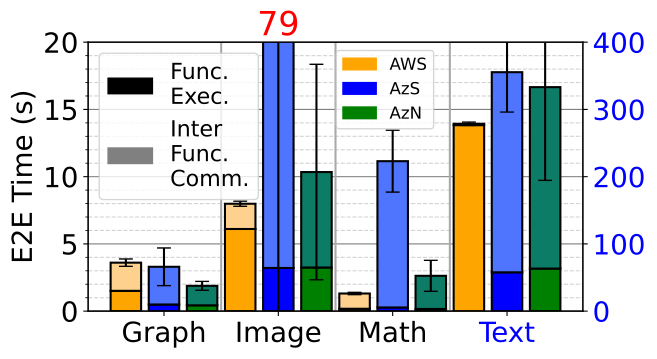

This chart was generated by the following Python code:
import matplotlib.pyplot as plt
import matplotlib.ticker as tck
import sys
import os
import json
from datetime import datetime
import shutil
import numpy as np
import networkx as nx
import pathlib
import pprint
import matplotlib.patches as mpatches

import argparse

import statistics

from typing import Any
from collections import defaultdict
from matplotlib.lines import lineStyles
from azure.storage.queue import QueueClient
from python.src.utils.classes.commons.logger import LoggerFactory
parser = argparse.ArgumentParser(
    prog="ProgramName",
    description="What the program does",
    epilog="Text at the bottom of help",
)
logger = LoggerFactory.get_logger(__file__, log_level="INFO")

ref = {
    'staticsmall1':1,
    'staticsmall2':4,
    'staticsmall3':16,
    'staticsmall4':64,
    'staticsmall5':240,
    'staticsmall6':1024,

}
god_list = []
func_exec = []
god_dict = {}
labels_dict = {}
class XFBenchPlotter: 
    '''
    These are base parameters for the plt globally applied in case you explictly don't set anything
    via fontdicts etc.
    These will be used by default - you can add your customizations via code to override this
    '''
    plt.rcParams['ytick.labelsize'] = 20
    plt.rcParams['xtick.labelsize'] = 20
    plt.rcParams['axes.titlesize'] = 20
    plt.rcParams['axes.labelsize'] = 20
    plt.rcParams['legend.fontsize'] = 20
  
    def __init__(self, workflow_directory: str, workflow_deployment_id: str, run_id: str, format: str):
        self.__workflow_directory = workflow_directory
        self.__workflow_deployment_id = workflow_deployment_id
        self.__run_id = run_id
        self.__xfaas_dag = self.__init_dag(pathlib.Path(self.__workflow_directory) / "dag.json")
        self.__format = format

        '''
        Constructed directories and paths
        '''
        self.__exp_directory = pathlib.Path(self.__workflow_directory) / self.__workflow_deployment_id / self.__run_id
        self.__artifacts_filepath = self.__exp_directory / "artifact.json"
        self.__logs_dir = self.__exp_directory / "logs"
        self.__plots_dir = self.__exp_directory / "plots"
        self.__plots_dir_upd = f"{self.__workflow_directory}/plots/overleaf"
        self.__plots_dir_upd2 = f"{self.__workflow_directory}/plots2/overleaf"

        # Create the logs and the plots directory
        if not os.path.exists(self.__logs_dir):
            os.makedirs(self.__logs_dir)

        if not os.path.exists(self.__plots_dir):
            os.makedirs(self.__plots_dir)

        if not os.path.exists(self.__plots_dir_upd):
            os.makedirs(self.__plots_dir_upd)
        
        if not os.path.exists(self.__plots_dir_upd2):
            os.makedirs(self.__plots_dir_upd2)

        '''
        Using provenance artifacts to construct the experiment configuration
        '''
        if not os.path.exists(self.__artifacts_filepath):
            raise FileNotFoundError(f"artifact.json Not Found under {self.__exp_directory}")
        
        '''
        Construct the experiment configuration from the artifacts
        '''
        with open(self.__artifacts_filepath, "r") as file:
            config = json.load(file)
        
        
        # TODO - create a function which generate the step_x and step_y from the exp_config
        self.__exp_conf = config.get("experiment_conf")
        self.__queue_name = config.get("queue_details").get("queue_name")
        self.__conn_str = config.get("queue_details").get("connection_string")
        
        '''
        Create an experiment description dictionary
        '''
        temp_conf = list(self.__exp_conf.values())[0]
        self.__exp_desc = dict(wf_name=temp_conf.get("wf_name"),
                               csp=temp_conf.get("csp"),
                               dynamism=temp_conf.get("dynamism"),
                               payload=temp_conf.get("payload_size"))
        

        self.__logfile = f"{self.__get_outfile_prefix()}_dyndb_items.jsonl"

        '''
        Get the data from the queue and push to the file
        NOTE - if you call this again and logfile exists then it won't pull from queue
        '''
        if not os.path.exists(self.__logs_dir / self.__logfile):
            self.__get_from_queue_add_to_file()

    def __get_timings_dict(self):
        logger.info("Getting timing distribution dictionary")
        logs = self.__get_provenance_logs()
        
        distribution_dict = dict(
            client_overheads=[],
            functions=defaultdict(list),
            edges=defaultdict(list),
            wf_invocation_id = []
        )

        for log in logs:
            wf_invocation_id = log["workflow_invocation_id"]
            distribution_dict["wf_invocation_id"].append(wf_invocation_id)
            distribution_dict["client_overheads"].append((int(log["invocation_start_time_ms"]) - int(log["client_request_time_ms"]))/1000)
            for u in [v for v in self.__xfaas_dag.nodes]:
                exec_time = (log["functions"][u]["end_delta"] - log["functions"][u]["start_delta"])/1000 # seconds
                distribution_dict["functions"][u].append(exec_time)
            for v1,v2 in [e for e in self.__xfaas_dag.edges]:
                edge_key = f"{v1}-{v2}"
                comm_time = (log["functions"][v2]["start_delta"] - log["functions"][v1]["end_delta"])/1000 # seconds
                distribution_dict["edges"][edge_key].append(comm_time)
        
        return distribution_dict

    

    def __get_outfile_prefix(self):
        
        prefix = f"{self.__exp_desc.get('wf_name')}_{self.__exp_desc.get('csp')}_{self.__exp_desc.get('dynamism')}_{self.__exp_desc.get('payload')}"
        
        return prefix


    def __create_dynamo_db_items(self):
        print("Creating DynamoDB items")
        dynamodb_item_list = []

        queue = QueueClient.from_connection_string(conn_str=self.__conn_str, queue_name=self.__queue_name)
        response = queue.receive_messages(visibility_timeout=3000)
        print('Reading Queue')
        for message in response:
            queue_item = json.loads(message.content)
            metadata = queue_item["metadata"]
            # print(metadata)
            
            # Filtering based on workflow deployment id during creation itself
            if metadata["deployment_id"].strip() == self.__workflow_deployment_id:
                dynamo_item = {}
                invocation_id = f"{metadata['workflow_instance_id']}-{metadata['session_id']}"
                dynamo_item["workflow_deployment_id"] = metadata["deployment_id"]
                dynamo_item["workflow_invocation_id"] = invocation_id
                dynamo_item["client_request_time_ms"] = str(
                    metadata["request_timestamp"]
                )
                dynamo_item["invocation_start_time_ms"] = str(
                    metadata["workflow_start_time"]
                )

                # add session id to dynamo db
                dynamo_item["session_id"] = str(metadata["session_id"])

                dynamo_item["functions"] = {}
                for item in metadata["functions"]:
                    for key in item.keys():
                        dynamo_item["functions"][key] = item[key]

                dynamodb_item_list.append(dynamo_item)

        return dynamodb_item_list
    
    def __get_from_queue_add_to_file(self):
        logger.info(f"Getting Items from Queue - {self.__queue_name}")
        sorted_dynamo_items = sorted(self.__create_dynamo_db_items(), key=lambda x: int(x["client_request_time_ms"]))
        with open(self.__logs_dir / self.__logfile, "w") as file:
            for dynamo_item in sorted_dynamo_items:
                dynamo_item_string = json.dumps(dynamo_item) + "\n"
                file.write(dynamo_item_string)


    def __get_cumm_time(self, function_times, edge_times, num_iters):
                           
            source = [n for n, d in self.__xfaas_dag.in_degree() if d == 0][0]
            sink = [n for n, d in self.__xfaas_dag.out_degree() if d == 0][0]
            paths = list(nx.all_simple_paths(self.__xfaas_dag, source, sink))
            
            ## cumm fn exec
            cumm_function_exec = []
            for i in range(num_iters):
                temp = []
                for path in paths:
                    tm = 0
                    for node in path:
                        tm += function_times[node][i]
                    temp.append((tm,path))
                a,b = max(temp)
                cumm_function_exec.append(a)
            

            ## cumm comm time
            cumm_comm_time = []
            for i in range(num_iters):
                temp = []
                for path in paths:
                    tm = 0
                    for j in range(0,len(path)-1):
                        tm += edge_times[f"{path[j]}-{path[j+1]}"][i]
                    temp.append((tm,path))
                a,b = max(temp)
                cumm_comm_time.append(a)
            
            ## e2e
            e2e_time = []
            for i in range(num_iters):
                temp = []
                for path in paths:
                    tm = 0
                    
                    for j in range(0,len(path)-1):
                        tm += edge_times[f"{path[j]}-{path[j+1]}"][i]
                        tm += function_times[path[j]][i]
                    tm += function_times[path[-1]][i]
                    temp.append((tm,path))
                a,b = max(temp)
                e2e_time.append(a)
                
            ss = dict()
            s2 = dict()
            s3 = dict()
            return cumm_function_exec,cumm_comm_time,e2e_time

    def __get__filtered_cumm_time(self, function_times, edge_times, num_iters,wf_invocation_ids,container_invocation_ids,include_continer):
                           
            source = [n for n, d in self.__xfaas_dag.in_degree() if d == 0][0]
            sink = [n for n, d in self.__xfaas_dag.out_degree() if d == 0][0]
            paths = list(nx.all_simple_paths(self.__xfaas_dag, source, sink))
            
            if include_continer == True:
            ## cumm fn exec
                cumm_function_exec = []
                for i in range(num_iters):
                    temp = []
                    for path in paths:
                        tm = 0
                        for node in path:
                            tm += function_times[node][i]
                        temp.append(tm)
                    if wf_invocation_ids[i] in container_invocation_ids:
                        cumm_function_exec.append(max(temp))
                

                ## cumm comm time
                cumm_comm_time = []
                for i in range(num_iters):
                    temp = []
                    for path in paths:
                        tm = 0
                        for j in range(0,len(path)-1):
                            tm += edge_times[f"{path[j]}-{path[j+1]}"][i]
                        temp.append(tm)
                    if wf_invocation_ids[i] in container_invocation_ids:
                        cumm_comm_time.append(max(temp))
                
                ## e2e
                e2e_time = []
                for i in range(num_iters):
                    temp = []
                    for path in paths:
                        tm = 0
                        
                        for j in range(0,len(path)-1):
                            tm += edge_times[f"{path[j]}-{path[j+1]}"][i]
                            tm += function_times[path[j]][i]
                        tm += function_times[path[-1]][i]
                        temp.append(tm)
                    if wf_invocation_ids[i] in container_invocation_ids:
                        e2e_time.append(max(temp))
            else:
                ## cumm fn exec
                cumm_function_exec = []
                for i in range(num_iters):
                    temp = []
                    for path in paths:
                        tm = 0
                        for node in path:
                            tm += function_times[node][i]
                        temp.append(tm)
                    if wf_invocation_ids[i] not in container_invocation_ids:
                        cumm_function_exec.append(max(temp))
                

                ## cumm comm time
                cumm_comm_time = []
                for i in range(num_iters):
                    temp = []
                    for path in paths:
                        tm = 0
                        for j in range(0,len(path)-1):
                            tm += edge_times[f"{path[j]}-{path[j+1]}"][i]
                        temp.append(tm)
                    if wf_invocation_ids[i] not in container_invocation_ids:
                        cumm_comm_time.append(max(temp))
                
                ## e2e
                e2e_time = []
                for i in range(num_iters):
                    temp = []
                    for path in paths:
                        tm = 0
                        
                        for j in range(0,len(path)-1):
                            tm += edge_times[f"{path[j]}-{path[j+1]}"][i]
                            tm += function_times[path[j]][i]
                        tm += function_times[path[-1]][i]
                        temp.append(tm)
                    if wf_invocation_ids[i] not in container_invocation_ids:
                        e2e_time.append(max(temp))



            return cumm_function_exec,cumm_comm_time,e2e_time
    def __get_provenance_logs(self):
        logger.info(f"Reading logfile {self.__logfile}")
        with open(self.__logs_dir / self.__logfile, "r") as file:
            loglines = [json.loads(line) for line in file.readlines()]
        return loglines
    

    def __get_azure_containers(self, log_items: list):
        # array for storing the workflow invocation ids
        wf_invocation_ids = set() # TODO - check with VK.
        god_dict = {}
        ans = []
        mins = []
        sorted_dynamo_items = log_items
        min_start_time  = sorted_dynamo_items[0]["invocation_start_time_ms"]
        print(len(log_items))
        # print(sorted_dynamo_items)
        function_map = set()
        for item in sorted_dynamo_items:
            functions = item['functions']
            workflow_start_time = item['invocation_start_time_ms']

            # New addition - 
            wf_invocation_id = item['workflow_invocation_id']

            for function in functions:
                if "cid"  in functions[function]:
                    cid = functions[function]['cid']
                    function_start_delta = functions[function]['start_delta']
                    function_start_time = int(workflow_start_time) + function_start_delta
                    if cid == '':
                        continue
                    if cid not in god_dict:
                        god_dict[cid] = []
                        
                        god_dict[cid].append((function_start_time,int(workflow_start_time), wf_invocation_id,function))
                    else:
                        god_dict[cid].append((function_start_time,int(workflow_start_time), wf_invocation_id,function))  
                    
                           

        
        functions = []
        print("God dict length: ", len(god_dict.keys()))
        for cid in god_dict:
            god_dict[cid].sort()
            ans.append(god_dict[cid][0])
            # mins.append((god_dict[cid][0][0]-int(min_start_time))/1000)
            mins.append((god_dict[cid][0][1]-int(min_start_time))/1000)
            wf_invocation_ids.add(god_dict[cid][0][2])
            functions.append(god_dict[cid][0][3]) 
        
        return sorted(mins), wf_invocation_ids

    def plot(self,csp):
        distribution_dict = self.__get_timings_dict()
        logs = self.__get_provenance_logs()
        container_wf_invocations_ids = []
        if csp == 'azure' or csp == 'azure_v2':
            _ , container_wf_invocations_ids = self.__get_azure_containers(log_items=sorted(logs, key=lambda k: int(k["invocation_start_time_ms"])))
        if csp == 'aws':
            pass
        cumm_compute_time, cumm_comms_time, cumm_e2e_time = self.__get__filtered_cumm_time(distribution_dict["functions"],
                                                                                distribution_dict["edges"],
                                                                                num_iters=len(self.__get_provenance_logs()),
                                                                                wf_invocation_ids= distribution_dict["wf_invocation_id"],
                                                                                container_invocation_ids= container_wf_invocations_ids,
                                                                                include_continer=False)
        
        if len(logs) == 9:
            print(cumm_comms_time)
        print(len(cumm_comms_time))
        god_list.append(cumm_comms_time)
        func_exec.append(cumm_compute_time)

        
    def __init_dag(self,user_config_path):
            __dag_config_data = dict() # dag configuration (picked up from user file)
            __nodeIDMap = {} # map: nodeName -> nodeId (used internally)
            __dag = nx.DiGraph() # networkx directed graph
            def __load_user_spec(user_config_path):
                with open(user_config_path, "r") as user_dag_spec:
                    dag_data = json.load(user_dag_spec)
                return dag_data
            # throw an exception if loading file has a problem
            try:
                __dag_config_data = __load_user_spec(user_config_path)
                __workflow_name = __dag_config_data["WorkflowName"]
            except Exception as e:
                raise e
        
            index = 1
            for node in __dag_config_data["Nodes"]:
                nodeID = node["NodeId"]
                # TODO - add a better way to add node codenames to the DAG
                __nodeIDMap[node["NodeName"]] = nodeID
                __dag.add_node(nodeID,
                                    NodeId=nodeID,
                                    NodeName=node["NodeName"], 
                                    Path=node["Path"],
                                    EntryPoint=node["EntryPoint"],
                                    MemoryInMB=node["MemoryInMB"],
                                    Codename=node["Code"])
                index += 1

            # add edges in the dag
            for edge in __dag_config_data["Edges"]:
                for key in edge:
                    for val in edge[key]:
                        __dag.add_edge(__nodeIDMap[key], __nodeIDMap[val])

           
            return __dag

def plot_metrics(user_wf_dir, wf_deployment_id, run_id,csp,payload_size):
    if (payload_size == 'large' and csp == 'aws') or (payload_size == 'large' and csp == 'azure_v2' and 'image' in wf):
        god_list.append([])
        print('hello')
        return
    format = 'pdf'
    plotter = XFBenchPlotter(user_wf_dir, wf_deployment_id, run_id,format)
    plotter.plot(csp)
    

if __name__ == "__main__":

    run_id = 'exp1'
    parser.add_argument("--wf-user-directory",dest='wf_user_directory',type=str,help="Workflow user directory")
    parser.add_argument("--dynamism",dest='dynamism',type=str,help="Dynamism")
    parser.add_argument("--wf",dest='wf',type=str,help="WF ")
    args = parser.parse_args()
    # wf_user_directory = args.wf_user_directory +'/workflow-gen'
    wf = args.wf


    PARENT_DIRECTORY_PATH = '<PARENT_DIRECTORY_PATH>'
    XFBench_DIR = '<XFBench_DIR>'
    deployments_filename = f'{XFBench_DIR}/serwo/custom_deployments.txt'
    
    labels = ['AWS Gr','AzS Gr','AzN Gr','AWS Im','AzS Im','AzN Im','AWS Ma','AzS Ma','AzN Ma']
    txt_labels = ['AWS Tx','AzS Tx','AzN Tx']
   


    data = []
    with open(deployments_filename,'r') as f:
        for line in f:
            data.append(line.strip().split(','))

    i = 0
    dirs = [f'{PARENT_DIRECTORY_PATH}/custom_workflows/graph_processing_wf',
            f'{PARENT_DIRECTORY_PATH}/custom_workflows/image_processing_wf',
            f'{PARENT_DIRECTORY_PATH}/custom_workflows/math_processing_wf',
            f'{PARENT_DIRECTORY_PATH}/custom_workflows/text_analytics_wf']
    for d in data:
        dir_index = i//3
        wf_deployment_id = d[0]
        wf_dir = dirs[dir_index]
        if i%3==0:
            wf_dir += '_aws'

        csp = d[1]
        region = d[2]
        max_rps = d[3]
        duration = d[4]
        payload_size = d[5]
        dynamism = d[6]
        plot_metrics(wf_dir+'/workflow-gen',wf_deployment_id,run_id,csp,payload_size)
        i+=1


colors = ['orange','blue','green','orange','blue','green','orange','blue','green']
txt_colors = ['orange','blue','green']
clrs2 = ['#FFD18E','#4F75FF','#0D7C66','#FFD18E','#4F75FF','#0D7C66','#FFD18E','#4F75FF','#0D7C66']
txt_clrs2 = ['#FFD18E','#4F75FF','#0D7C66']
#  print(god_list)
fig, ax = plt.subplots()
fig.set_size_inches(6.4, 3.5)
fig.set_dpi(400)
# fig.set_figwidth(10)
# fig.set_figwidth(5.12)
# fig.set_figheight(4.4)
ax.set_ylabel("E2E Time (s)")

fontdict = {'size': 20} 
ax.yaxis.set_minor_locator(tck.AutoMinorLocator())
aws_legend = mpatches.Patch(color='orange', label='AWS')
az_legend = mpatches.Patch(color='blue', label='AzS')
az2_legend = mpatches.Patch(color='green', label='AzN')
y2_ticks = [0,100,200,300,400]


ax2 = ax.twinx()

fn = mpatches.Patch(color='black', label='Func.\nExec.')
interfn = mpatches.Patch(color='grey', label='Inter\nFunc.\nComm.')
ax.legend(handles=[fn,interfn],prop={'size': 16}, loc='upper left')
ax2.legend(handles=[aws_legend,az_legend,az2_legend],prop={'size': 12}, loc='upper center',bbox_to_anchor=(0.6,1))
ax.yaxis.set_tick_params(which='major', labelsize=fontdict['size'])
xax = [x+1 for x in range(0, len(labels))]
xax_txt = [x+1 for x in range(len(labels), len(labels)+len(txt_labels))]

# Calculate Q1 and Q3 for func_exec and god_list
func_exec_q1 = [np.percentile(x, 25) for x in func_exec]
func_exec_q3 = [np.percentile(x, 75) for x in func_exec]
god_list_q1 = [np.percentile(x, 25) for x in god_list]
god_list_q3 = [np.percentile(x, 75) for x in god_list]

# Calculate the error as the difference between Q3 and Q1
func_exec_error = np.array(func_exec_q3) - np.array(func_exec_q1)
god_list_error = np.array(god_list_q3) - np.array(god_list_q1)
avg_error = (func_exec_error + god_list_error)/2
print(avg_error[7],avg_error[8])
avg_error[1] = 1.4
avg_error[7] = 2.3
# Update the bar plot to include error bars
ax.bar(xax, [statistics.median(x) for x in func_exec[:-3]], 
       color=colors, edgecolor='black', linewidth=1.5, 
       capsize=5)  # Add error bars for func_exec


ax2.bar(xax_txt, [statistics.median(x) for x in func_exec[-3:]], 
        color=txt_colors, edgecolor='black', linewidth=1.5, 
        capsize=5)


ax.bar(xax, [statistics.median(x) for x in god_list[:-3]], 
       color=clrs2, edgecolor='black', linewidth=1.5, 
       bottom=[statistics.median(x) for x in func_exec[:-3]], 
       yerr=avg_error[:-3], capsize=5)  # Add error bars for god_list



ax.text(5, 20, '79', ha='center', va='bottom', fontsize=24,color='red')
ax2.set_yticks(y2_ticks)
ax2.set_yticklabels(y2_ticks,color='blue')
print([statistics.median(x) for x in func_exec[-3:]])
print([statistics.median(x) for x in god_list[-3:]])

print(statistics.median(func_exec[0])+statistics.median(god_list[0]),'grp aws')
print(statistics.median(func_exec[1])+statistics.median(god_list[1]),'grp azs')
print(statistics.median(func_exec[2])+statistics.median(god_list[2]),'grp azn')

print(statistics.median(func_exec[3])+statistics.median(god_list[3]),'img aws')
print(statistics.median(func_exec[4])+statistics.median(god_list[4]),'img azs')
print(statistics.median(func_exec[5])+statistics.median(god_list[5]),'img azn')

print(statistics.median(func_exec[6])+statistics.median(god_list[6]),'math aws')
print(statistics.median(func_exec[7])+statistics.median(god_list[7]),'math azs')
print(statistics.median(func_exec[8])+statistics.median(god_list[8]),'math azn')

print(statistics.median(func_exec[9])+statistics.median(god_list[9]),'text aws')
print(statistics.median(func_exec[10])+statistics.median(god_list[10]),'text azs')
print(statistics.median(func_exec[11])+statistics.median(god_list[11]),'text azn')

ax2.bar(xax_txt, [statistics.median(x) for x in god_list[-3:]], 
       color=txt_clrs2, edgecolor='black', linewidth=1.5, 
       bottom=[statistics.median(x) for x in func_exec[-3:]],
       yerr=avg_error[-3:], capsize=5)

ax.set_xticks([x+1 for x in range(0, len(labels)+len(txt_labels))])
# ax2.set_xticks([x+1 for x in range(len(labels), len(labels)+len(txt_labels))])
ax.set_yscale('linear')
ax.set_xticklabels(labels+txt_labels, rotation=0, fontsize=fontdict['size'])
# ax2.set_xticklabels(txt_labels, rotation=0, fontsize=fontdict['size'])
print(ax2.get_xticks())
# yticks = [0.1,1,10,100,1000]
yticks = []
if not yticks == []:
    ax.set_yticks(yticks)
    ax.set_yticklabels([str(x) for x in yticks])
ax.set_ylim(ymin=0, ymax=20)
ax2.set_ylim(ymin=0, ymax=400)

_xloc = ax.get_xticks()
vlines_x_between = [3.5, 6.5, 9.5]
# for idx in range(0, len(_xloc)-1):
#     vlines_x_between.append(_xloc[idx]/2 + _xloc[idx+1]/2)


xcord = 5
ycord = 0.5
## locate the legend at xcord, ycord
# ax.legend(handles=[aws_legend,az_legend,az2_legend],prop={'size': 16},)

ax.vlines(x=vlines_x_between, ymin=-100, ymax=ax.get_ylim()[1], linestyles='solid', color='darkgrey', linewidth=1.5)
titles = [2,5,8,11]
wf = ['Graph','Image','Math','Text']
xlbl_colors = ['black','black','black','blue']
ax.set_xticks(titles)
for tick, color in zip(ax.get_xticklabels(), xlbl_colors):
    tick.set_color(color)
ax.set_xticklabels(wf, rotation=0, fontsize=fontdict['size'])
# ax.yaxis.set_minor_locator(tck.AutoMinorLocator())
ax.grid(axis="y", which="major", linestyle="-", color="grey")
ax.grid(axis="y", which="minor", linestyle="-", color="lightgrey")
ax.set_axisbelow(True)
ax.grid(axis="y", which="major", linestyle="-", color="grey")  # Major grid lines
ax.grid(axis="y", which="minor", linestyle="--", color="lightgrey")  # Minor grid lines
ax.yaxis.set_minor_locator(tck.AutoMinorLocator())  # Enable minor ticks for the y-axis
format = 'pdf'
fig.savefig(f'e2e_all_wf.{format}',bbox_inches='tight')
